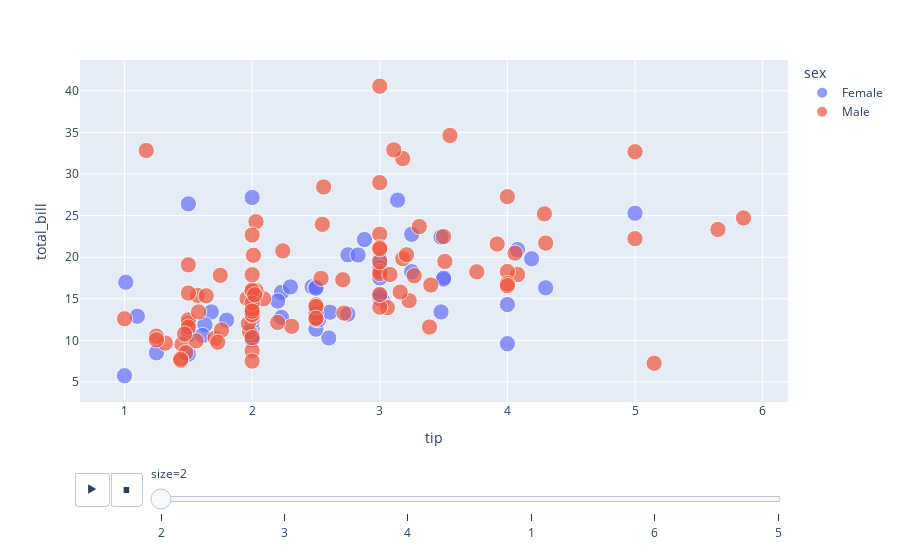

Notebook source saved alongside this figure:
### Code cell
fig=px.scatter(df1,x = 'tip',y='total_bill',color=df1['sex'],size=df1['size'],animation_frame=df1['size'])
fig.show()

### Figure 1 — Plotly figure (JSON) as saved in the notebook; plotly's stock layout.template omitted (floating-point values rounded to 4 significant figures)
{"data": [{"hovertemplate": "sex=Female<br>size=%{marker.size}<br>tip=%{x}<br>total_bill=%{y}<extra></extra>", "legendgroup": "Female", "marker": {"color": "#636efa", "size": [2, 2, 2, 2, 2, 2, 2, 2, 2, 2, 2, 2, 2, 2, 2, 2, 2, 2, 2, 2, 2, 2, 2, 2, 2, 2, 2, 2, 2, 2, 2, 2, 2, 2, 2, 2, 2, 2, 2, 2, 2, 2, 2, 2, 2, 2, 2, 2, 2, 2, 2, 2, 2, 2, 2, 2, 2, 2], "sizemode": "area", "sizeref": 0.015, "symbol": "circle"}, "mode": "markers", "name": "Female", "orientation": "v", "showlegend": true, "type": "scatter", "x": [1.01, 3.02, 2.75, 2.23, 3, 3, 2.6, 1.5, 2.47, 3.14, 5, 2.2, 1, 4.3, 3.25, 2.5, 3, 3.48, 4.08, 4, 3.5, 1.5, 1.8, 1.68, 2.52, 2, 2, 2.83, 1.5, 2, 3.25, 1.25, 2, 2, 2.75, 3.5, 2.3, 1.5, 1.63, 2.61, 3, 1.61, 2, 4, 4.19, 2, 2.01, 2, 2.5, 2.23, 2.5, 1.1, 3.48, 2.5, 2, 2.88, 2, 3], "xaxis": "x", "y": [16.99, 14.83, 20.29, 15.77, 19.65, 15.06, 10.29, 26.41, 16.45, 26.86, 25.28, 14.73, 5.75, 16.32, 22.75, 11.35, 15.38, 22.42, 20.92, 14.31, 17.31, 10.65, 12.43, 13.42, 12.48, 14.52, 11.38, 20.27, 11.17, 12.26, 18.26, 8.51, 10.33, 14.15, 13.16, 17.47, 16.43, 8.35, 11.87, 13.39, 17.51, 10.59, 10.63, 9.6, 19.81, 13, 12.74, 13, 16.4, 12.76, 13.27, 12.9, 13.42, 16.27, 10.09, 22.12, 27.18, 18.78], "yaxis": "y"}, {"hovertemplate": "sex=Male<br>size=%{marker.size}<br>tip=%{x}<br>total_bill=%{y}<extra></extra>", "legendgroup": "Male", "marker": {"color": "#EF553B", "size": [2, 2, 2, 2, 2, 2, 2, 2, 2, 2, 2, 2, 2, 2, 2, 2, 2, 2, 2, 2, 2, 2, 2, 2, 2, 2, 2, 2, 2, 2, 2, 2, 2, 2, 2, 2, 2, 2, 2, 2, 2, 2, 2, 2, 2, 2, 2, 2, 2, 2, 2, 2, 2, 2, 2, 2, 2, 2, 2, 2, 2, 2, 2, 2, 2, 2, 2, 2, 2, 2, 2, 2, 2, 2, 2, 2, 2, 2, 2, 2, 2, 2, 2, 2, 2, 2, 2, 2, 2, 2, 2, 2, 2, 2, 2, 2, 2, 2], "sizemode": "area", "sizeref": 0.015, "symbol": "circle"}, "mode": "markers", "name": "Male", "orientation": "v", "showlegend": true, "type": "scatter", "x": [3.31, 2, 1.96, 3.23, 1.71, 1.57, 3.92, 4.08, 3.18, 2, 2, 4.3, 1.45, 3.27, 2.54, 3.06, 1.32, 3, 5, 3, 2.5, 1.56, 3.51, 1.76, 3.21, 2, 1.98, 2.01, 2.09, 1.97, 1.25, 3.08, 3, 2.71, 3, 3.4, 5, 2.03, 2, 4, 5.85, 3, 3, 3.5, 4, 1.5, 3, 1.5, 1.64, 4.06, 4.29, 3.76, 3, 2.55, 2.31, 2.5, 2, 1.48, 1.5, 2, 1.73, 2, 2.5, 2, 2.5, 2, 2.24, 3.16, 5.15, 3.18, 4, 3.11, 2, 2, 3.55, 5.65, 3, 1.5, 2.56, 2.02, 4, 1.44, 2, 2, 2.03, 1.5, 1.44, 2.2, 1.58, 2.72, 3.39, 1.47, 3, 1.25, 1, 1.17, 2, 1.75], "xaxis": "x", "y": [23.68, 8.77, 15.04, 14.78, 10.27, 15.42, 21.58, 17.92, 19.82, 13.37, 12.69, 21.7, 9.55, 17.78, 17.46, 13.94, 9.68, 18.29, 22.23, 18.04, 12.54, 9.94, 19.49, 11.24, 20.29, 13.81, 11.02, 20.23, 15.01, 12.02, 10.51, 17.92, 22.76, 17.29, 19.44, 16.66, 32.68, 15.98, 13.03, 18.28, 24.71, 21.16, 28.97, 22.49, 27.28, 12.03, 21.01, 12.46, 15.36, 20.49, 25.21, 18.24, 14, 23.95, 11.69, 14.26, 15.95, 8.52, 19.08, 16, 9.78, 7.51, 14.07, 13.13, 12.66, 13.81, 20.76, 15.81, 7.25, 31.85, 16.82, 32.9, 17.89, 14.48, 34.63, 23.33, 40.55, 15.69, 28.44, 15.48, 16.58, 7.56, 10.34, 13.51, 24.27, 11.59, 7.74, 12.16, 13.42, 13.28, 11.61, 10.77, 15.53, 10.07, 12.6, 32.83, 22.67, 17.82], "yaxis": "y"}], "layout": {"legend": {"itemsizing": "constant", "title": {"text": "sex"}, "tracegroupgap": 0}, "margin": {"t": 60}, "sliders": [{"active": 0, "currentvalue": {"prefix": "size="}, "len": 0.9, "pad": {"b": 10, "t": 60}, "steps": [{"args": [["2"], {"frame": {"duration": 0, "redraw": false}, "fromcurrent": true, "mode": "immediate", "transition": {"duration": 0, "easing": "linear"}}], "label": "2", "method": "animate"}, {"args": [["3"], {"frame": {"duration": 0, "redraw": false}, "fromcurrent": true, "mode": "immediate", "transition": {"duration": 0, "easing": "linear"}}], "label": "3", "method": "animate"}, {"args": [["4"], {"frame": {"duration": 0, "redraw": false}, "fromcurrent": true, "mode": "immediate", "transition": {"duration": 0, "easing": "linear"}}], "label": "4", "method": "animate"}, {"args": [["1"], {"frame": {"duration": 0, "redraw": false}, "fromcurrent": true, "mode": "immediate", "transition": {"duration": 0, "easing": "linear"}}], "label": "1", "method": "animate"}, {"args": [["6"], {"frame": {"duration": 0, "redraw": false}, "fromcurrent": true, "mode": "immediate", "transition": {"duration": 0, "easing": "linear"}}], "label": "6", "method": "animate"}, {"args": [["5"], {"frame": {"duration": 0, "redraw": false}, "fromcurrent": true, "mode": "immediate", "transition": {"duration": 0, "easing": "linear"}}], "label": "5", "method": "animate"}], "x": 0.1, "xanchor": "left", "y": 0, "yanchor": "top"}], "updatemenus": [{"buttons": [{"args": [null, {"frame": {"duration": 500, "redraw": false}, "fromcurrent": true, "mode": "immediate", "transition": {"duration": 500, "easing": "linear"}}], "label": "&#9654;", "method": "animate"}, {"args": [[null], {"frame": {"duration": 0, "redraw": false}, "fromcurrent": true, "mode": "immediate", "transition": {"duration": 0, "easing": "linear"}}], "label": "&#9724;", "method": "animate"}], "direction": "left", "pad": {"r": 10, "t": 70}, "showactive": false, "type": "buttons", "x": 0.1, "xanchor": "right", "y": 0, "yanchor": "top"}], "xaxis": {"anchor": "y", "domain": [0, 1], "title": {"text": "tip"}}, "yaxis": {"anchor": "x", "domain": [0, 1], "title": {"text": "total_bill"}}}}
